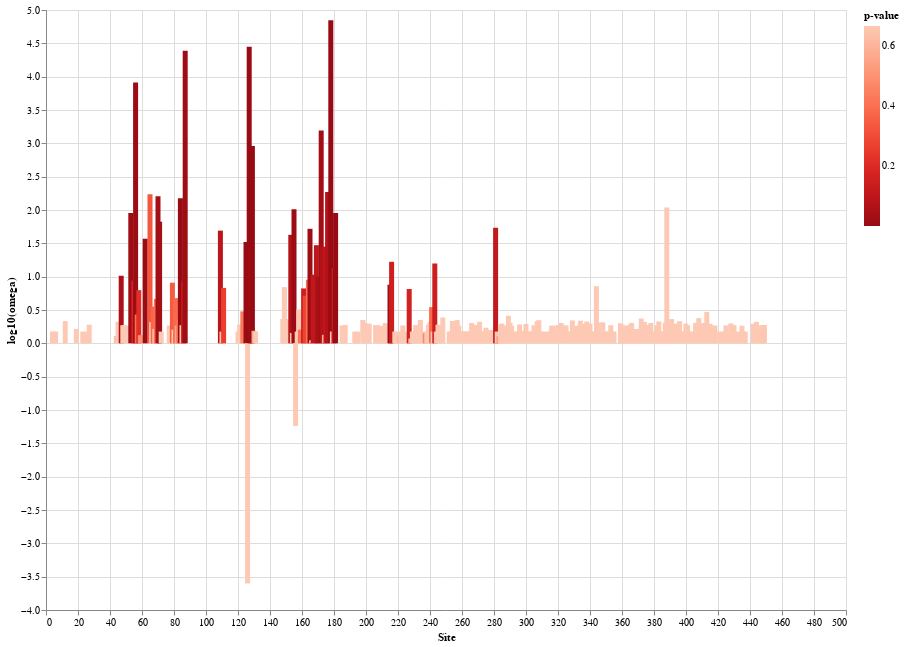

Notebook source saved alongside this figure:
### Markdown cell above
## Going with this one for now, log10 transformed omega values, colored by p-value

### Code cell
import numpy as np
df["log10(omega)"] = np.log10(df["omega"])

source = df

line = alt.Chart(source).mark_bar().encode(
    x='Site',
    y='log10(omega)',
    color=alt.Color('p-value', scale=alt.Scale(scheme='reds', reverse=True))
).properties(
    width=800,
    height=600)

line

#line.save('Figure2_MEME.png')

### Figure 1 — Vega-Lite specification as saved in the notebook (floating-point values rounded to 4 significant figures; data arrays with more than 128 entries replaced by an {"elided": "..."} marker saying what was removed)
{"config": {"view": {"continuousWidth": 400, "continuousHeight": 300}}, "data": {"name": "data-1f525528c5a439a66bb4421f3e4b0c11"}, "mark": "bar", "encoding": {"color": {"type": "quantitative", "field": "p-value", "scale": {"reverse": true, "scheme": "reds"}}, "x": {"type": "quantitative", "field": "Site"}, "y": {"type": "quantitative", "field": "log10(omega)"}}, "height": 600, "width": 800, "$schema": "https://vega.github.io/schema/vega-lite/v4.8.1.json", "datasets": {"data-1f525528c5a439a66bb4421f3e4b0c11": {"elided": "449 records"}}}
